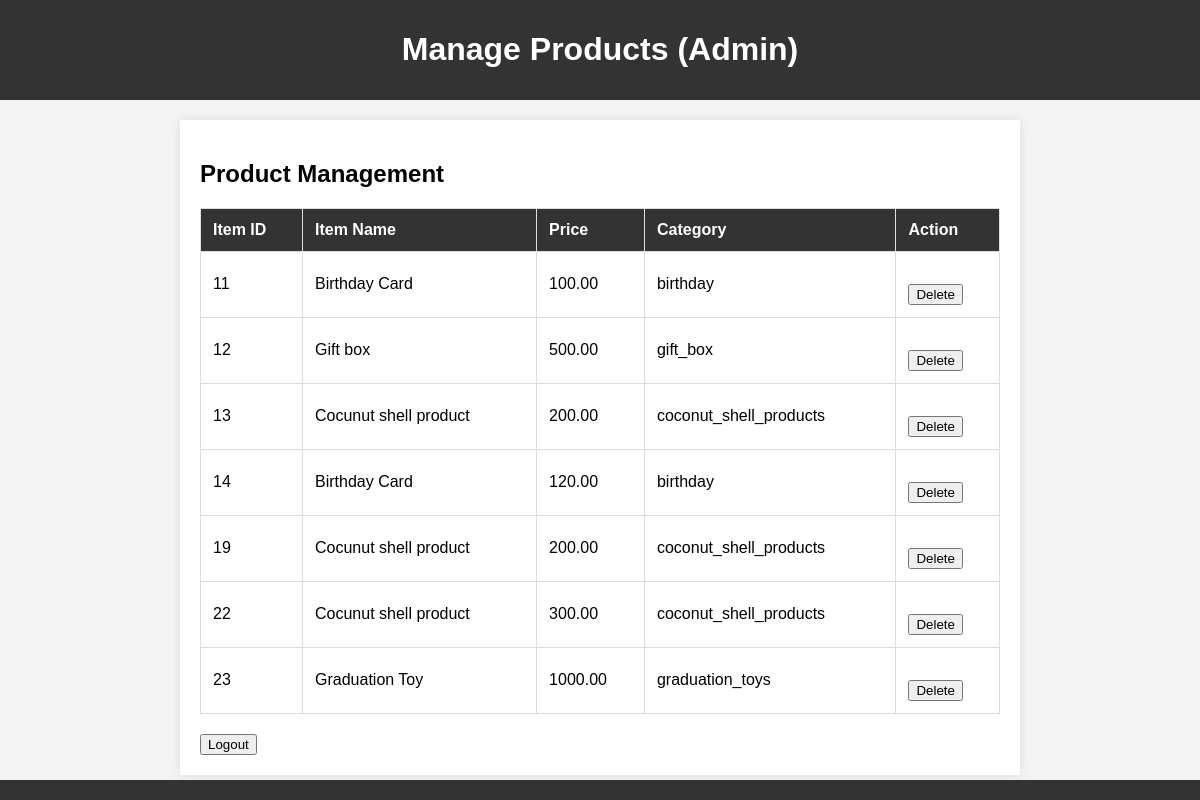
/manage_products.php (signed in), run on the app's committed database.
### tables this page shows
CREATE TABLE `items` (
  `item_id` int(11) NOT NULL,
  `user_id` int(11) NOT NULL,
  `item_name` varchar(255) NOT NULL,
  `item_price` decimal(10,2) NOT NULL,
  `item_category` varchar(255) DEFAULT NULL,
  `item_image` varchar(255) DEFAULT NULL
);

### manage_products.php (the view, shortened to what this page needs)
<?php
$servername = '127.0.0.1';
$username = 'root';
$password = '';
$dbname = 'account';
$conn = new mysqli($servername, $username, $password, $dbname);
$sql = "SELECT * FROM items";
$result = $conn->query($sql);
?>
<!DOCTYPE html>
<html lang="en">
<head>
</head>
<body>
    <header>
        <h1>Manage Products (Admin)</h1>
    </header>
    <main>
        <h2>Product Management</h2>
        <table>
            <thead>
                <tr>
                    <th>Item ID</th>
                    <th>Item Name</th>
                    <th>Price</th>
                    <th>Category</th>
                    <th>Action</th>
                </tr>
            </thead>
            <tbody>
                <?php
                while ($row = $result->fetch_assoc()) {
                    echo "<tr>";
                    echo "<td>{$row['item_id']}</td>";
                    echo "<td>{$row['item_name']}</td>";
                    echo "<td>{$row['item_price']}</td>";
                    echo "<td>{$row['item_category']}</td>";
                    echo "<td>
                    <form method='post' action=''>
                        <input type='hidden' name='item_id' value='" . $row['item_id'] . "'>
                        <button type='submit' name='delete_user'>Delete</button>
                    </form>
                </td>";
                    echo "</tr>";
                }
                ?>
            </tbody>
        </table>
        <form method="post" action="">
            <button type="submit" name="logout">Logout</button>
        </form>
    </main>
    <footer>
    </footer>
</body>
</html>

### manage_products.php (style rules this page uses)
body { font-family: Arial, sans-serif; margin: 0; padding: 0; background-color: #f4f4f4; }
header { background-color: #333; color: white; padding: 10px; text-align: center; }
main { max-width: 800px; margin: 20px auto; padding: 20px; background-color: white; box-shadow: 0 0 10px rgba(0, 0, 0, 0.1); }
footer { background-color: #333; color: white; padding: 10px; text-align: center; position: fixed; bottom: 0; width: 100%; }
form { margin-top: 20px; }
table { width: 100%; border-collapse: collapse; margin-top: 20px; }
table, th, td { border: 1px solid #ddd; }
th, td { padding: 12px; text-align: left; }
th { background-color: #333; color: white; }

### data on the page
items: item_id "11", item_name "Birthday Card", item_price "100.00", item_category "birthday"
items: item_id "12", item_name "Gift box", item_price "500.00", item_category "gift_box"
items: item_id "13", item_name "Cocunut shell product", item_price "200.00", item_category "coconut_shell_products"
items: item_id "14", item_name "Birthday Card", item_price "120.00", item_category "birthday"
items: item_id "19", item_name "Cocunut shell product", item_price "200.00", item_category "coconut_shell_products"
items: item_id "22", item_name "Cocunut shell product", item_price "300.00", item_category "coconut_shell_products"
items: item_id "23", item_name "Graduation Toy", item_price "1000.00", item_category "graduation_toys"
